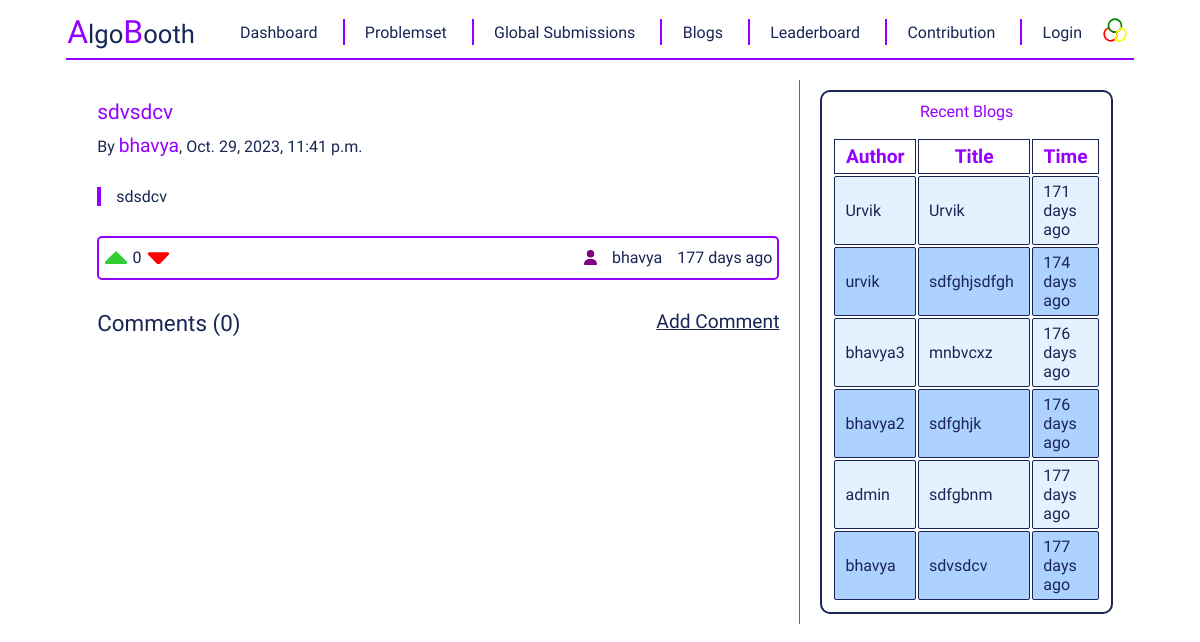
The app's page /blog/1/1, older data.
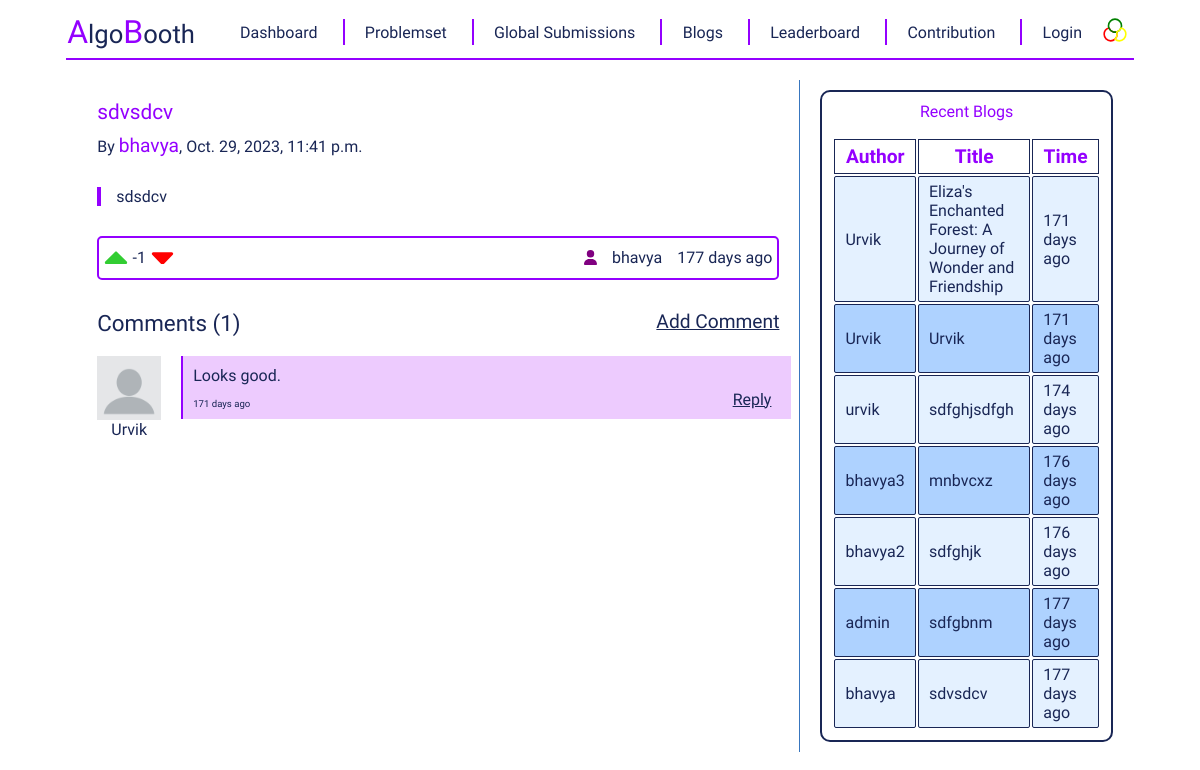
The same page, newer data.
### register/models.py (models this page shows)
class CustomUser(AbstractUser):
    country = models.CharField(max_length=100,blank=True, null=True)
    university_name = models.CharField(max_length=100,blank=True, null=True)
    profile_image = models.ImageField(upload_to='profile_image/', blank=True, null=True,default='profile_image/blank-profile-picture.png')

### addBlog/models.py (models this page shows)
class Blog(models.Model) :
    author = models.ForeignKey(settings.AUTH_USER_MODEL, on_delete=models.CASCADE)
    title = models.CharField(max_length = 100)
    content = models.TextField()
    image = models.ImageField(upload_to="media/blog_image")
    added_date = models.DateTimeField(auto_now_add = True)
    likes = models.IntegerField(default=0)
    dislikes = models.IntegerField(default=0)
    class Meta:
        db_table = "blog"

### blogPage/models.py (models this page shows)
class Comment(models.Model):
    text = models.TextField()
    user = models.ForeignKey(settings.AUTH_USER_MODEL, on_delete=models.CASCADE)
    blog = models.ForeignKey(Blog, on_delete=models.CASCADE)
    parent_comment = models.ForeignKey('self', null=True, blank=True, on_delete=models.CASCADE)
    created_at = models.DateTimeField(auto_now_add=True)

### blogPage/views.py (the view)
# urls.py: path('<int:id>' , blog_details , name = "blog_details"),
def blog_details(request , id , comment_id = None , error = "" , info = "") :
    blog = Blog.objects.filter(id = id).get()
    likes = Like.objects.filter(blog=blog).count()
    dislikes = Dislike.objects.filter(blog=blog).count()
    count = likes - dislikes
    def getTime(target_date) :
        current_date = timezone.now()
        days = (current_date - target_date).days
        seconds = (current_date - target_date).seconds
        minutes = seconds // 60
        hours = minutes // 60
        time = str(days) + " days ago"
        if days == 0 :
            time = str(hours) + " hours ago"
            if hours == 0 :
                time = str(minutes) + " minutes ago"
                if minutes == 0 :
                    time = str(seconds) + " seconds ago"
        return time
    comments = Comment.objects.filter(blog=blog)
    comments_count = len(comments)
    mapping_to_comments = {}
    adj = {}
    for comment in comments.order_by('-created_at') :
        parent = comment.parent_comment
        mapping_to_comments[comment.id] = comment
        if parent == None :
            continue
        if parent.id not in adj.keys() :
            adj[parent.id] = []
        adj[parent.id].append(comment.id)
    hope_2 = []
    visited = {}
    def dfs(node , level) :
        visited[node] = True
        hope_2.append({
            "comment" : mapping_to_comments[node],
            "level" : [0 for _ in range(level)],
            "time" : getTime(mapping_to_comments[node].created_at)
        })
        if node not in adj.keys() :
            return
        for child in adj[node] :
            dfs(child , level + 1)
    for comment in comments.order_by('-created_at') :
        if comment.id not in visited.keys() and comment.parent_comment == None:
            dfs(comment.id , 0)
    recent_blogs = []
    for blog_ in Blog.objects.filter().order_by('-added_date') :
        recent_blogs.append({
            "id" : blog_.id,
            "author" : blog_.author,
            "title" : blog_.title,
            "time" : getTime(blog_.added_date)
        })
    print("like : " , likes)
    print("dislike : " , dislikes)
    return render(request , "blog_details_new.html", {'blog' : blog ,'likes' : likes, 'dislikes': dislikes,'count': count,'time':getTime(blog.added_date),'hope' : hope_2, 'comments_count' : comments_count , 'recent_blogs' : recent_blogs , 'comment_id_focus' : comment_id , 'error' : error , 'info' : info})

### blogPage/templates/blog_details_new.html (shortened to what the changed rows need)
{% extends "base.html" %}
{% load static %}
{% block add_css_file %}
    <link href='{% static "styles/problem_page.css" %}' rel="stylesheet">
    <link href='{% static "styles/blog_details_new.css" %}' rel="stylesheet">
{% endblock add_css_file %}
{% block content %}
    <div id = "problem-page-container">
        <div id = "sub-container">
            <div id = "left-side" class = "problem-details-left-side">
                <div id = "blog-footer">
                    <div id = "blog-vote">
                        <a href="{% url 'blog_likes' blog.id %}">
                            <img class = "icons vote-icon" src="{% static 'icons/upvote.svg' %}" alt="upvote">
                        </a>
                        <div id = "vote-count">{{count}}</div>
                        <a href="{% url 'blog_dislikes' blog.id %}">
                            <img class = "icons vote-icon" src="{% static 'icons/downvote.svg' %}" alt="upvote">
                        </a>
                    </div>
                </div>
                <div id = "comment-div">
                    <div id = "comment-title">
                        <div>
                            Comments&nbsp;({{comments_count}})
                        </div>
                        <div id = "add-comment">
                            <span id = "reply_-1" class = "reply-comment-span">Add Comment</span>
                        </div>
                    </div>
                    <div id = "comment-container">
                        {% for item in hope %}
                            <div class = "comment-div" id = "parent_div_{{item.comment.id}}">
                                <div class = "comment-profile">
                                    <img class = "comment-pfp" src="{{item.comment.user.profile_image.url}}" alt="pfp">
                                    <div>
                                        {{item.comment.user}}
                                    </div>
                                </div>
                                <div class = "comment-container">
                                    <div class = "comment-content-div">
                                        <div class = "comment-content">
                                            {{item.comment.text}}
                                        </div>
                                        <div class = "reply-comment">
                                            <div class = "comment-time-div">
                                                {{item.time}}
                                            </div>
                                            <div>
                                                <span id = "reply_{{item.comment.id}}" class = "reply-comment-span">
                                                    Reply
                                                </span>
                                            </div>
                                        </div>
                                    </div>
                                </div>
                            </div>
                        {% endfor %}
                    </div>
                </div>
            </div>
            <div id = "right-side">
                <div class = "details-container">
                    <div>
                        <table>
                            <thead>
                                <th>Author</th>
                                <th>Title</th>
                                <th>Time</th>
                            </thead>
                            <tbody>
                                {% for blog in recent_blogs %}
                                    <tr>
                                        <td>{{blog.author}}</td>
                                        <td><a href="{% url 'blog_details' blog.id %}">{{blog.title}}</a></td>
                                        <td>{{blog.time}}</td>
                                    </tr>
                                {% endfor %}
                            </tbody>
                        </table>
                    </div>
                </div>
            </div>
        </div>
    </div>
{% endblock content %}

Row changes from the older to the newer data that the page shows:
added Comment: comment.user.profile_image (placeholder picture), comment.user "Urvik", comment.text "Looks good.", time "171 days ago"
now on one of the page's lists (row unchanged): CustomUser: author "Urvik", title "Urvik"
computed for CustomUser "Urvik": title "Urvik" → "Eliza's Enchanted Forest: A Journey of Wonder and Friendship"
Text that changed along with them:
{{ count }}: "0" → "-1"
{{ comments_count }}: "0" → "1"
